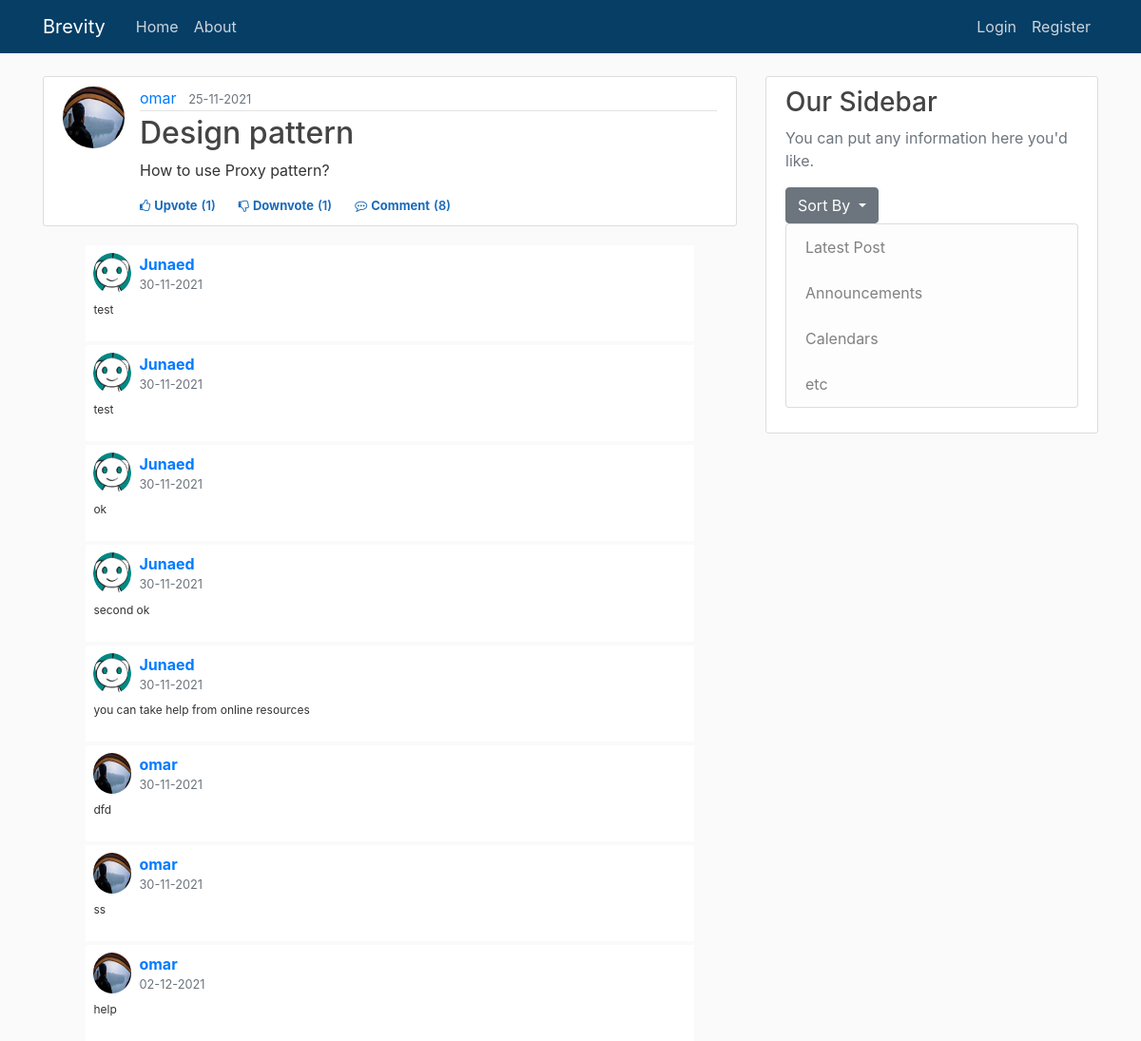
/post/1, run on an earlier commit of the app's database.
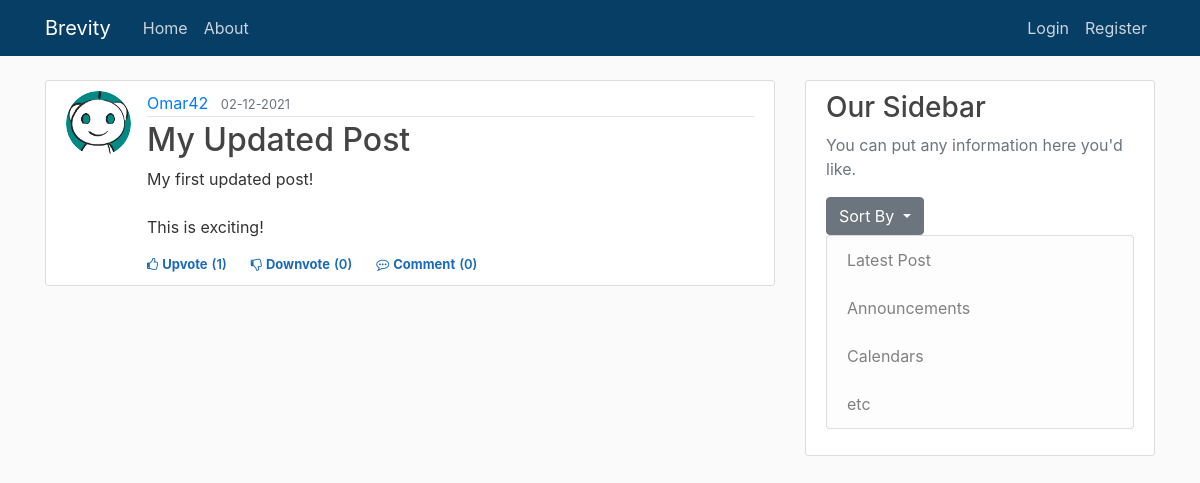
And on a later commit of the database.
### brevity/models.py (models this page shows, shortened)
class User(db.Model, UserMixin):
    id = db.Column(db.Integer, primary_key=True)
    username = db.Column(db.String(20), unique=True, nullable=False)
    email = db.Column(db.String(120), unique=True, nullable=False)
    image_file = db.Column(db.String(20), nullable=False, default='default.jpg')
    password = db.Column(db.String(60), nullable=False)
    posts = db.relationship('Post', backref='author', lazy=True)                    #By default SQLAlchemy guess the relationship to be one to many as posts returns a list of post.
    upvoted = db.relationship('Upvote', foreign_keys='Upvote.user_id', backref='user', lazy='dynamic')
    downvoted = db.relationship('Downvote', foreign_keys='Downvote.user_id', backref='user', lazy='dynamic')
    commented = db.relationship('Comment', backref='author', lazy=True)

class Post(db.Model):
    id = db.Column(db.Integer, primary_key=True)
    title = db.Column(db.String(100), nullable=False)
    date_posted = db.Column(db.DateTime, nullable=False, default=datetime.utcnow)
    content = db.Column(db.Text, nullable=False)
    user_id = db.Column(db.Integer, db.ForeignKey('user.id'), nullable=False)
    tags = db.relationship('Tag', backref='post', cascade="all, delete", lazy='dynamic')
    upvotes = db.relationship('Upvote', backref='post', lazy='dynamic')
    downvotes = db.relationship('Downvote', backref='post', lazy='dynamic')
    comments = db.relationship('Comment', backref='post', lazy='dynamic')
    resources = db.relationship('ResourceFile', backref='post', lazy='dynamic')

class Comment(db.Model):
    id = db.Column(db.Integer, nullable=False, primary_key = True)
    date_posted = db.Column(db.DateTime, nullable=False, default=datetime.utcnow)
    content = db.Column(db.Text, nullable=False)
    user_id = db.Column(db.Integer, db.ForeignKey('user.id'))
    post_id = db.Column(db.Integer, db.ForeignKey('post.id'))

### brevity/posts/routes.py (the view)
@posts.route("/post/<int:post_id>", methods=['GET', 'POST'])            #'int:' imposes that post_id must be int.
def post(post_id):
    form = CommentForm()
    post = Post.query.get_or_404(post_id)                               #get(id) is used to query the db through Primary key.
    comments = Comment.query.filter_by(post_id = post_id)
    if form.validate_on_submit():
        comment = Comment(content=form.content.data, author=current_user, post_id=post_id)
        db.session.add(comment)
        db.session.commit()
        flash('Your comment has been posted', 'success')
        return redirect(url_for('posts.post', post_id=post.id))
    return render_template('post.html', title="post.title",form = form, post=post, comments = comments)

### brevity/templates/post.html (shortened to what the changed rows need)
{% extends "layout.html" %}
{% block content %}
    <article class="media content-section">
        <img class="rounded-circle article-img" src="{{ url_for('static', filename = 'profile_pics/' + post.author.image_file)}}">
        <div class="media-body">
            <div class="article-metadata">
                <a class="mr-2" href="{{ url_for('users.user_posts', username=post.author.username) }}">{{ post.author.username }}</a>
                <small class="text-muted">{{ post.date_posted.strftime('%d-%m-%Y') }}</small>
            </div>
            <h2 class="article-title">{{ post.title }}</h2>
            <p class="article-content">{{ post.content }}</p>
            <div>
                {% if current_user.is_authenticated %}
                    <div class="d-flex flex-row fs-12" id="vote{{post.id}}">
                        {% if not current_user.has_upvoted_post(post) %}
                            <div class="like cursor votestyle vote" post_id="{{post.id}}" action="upvote"><i class="fa fa-thumbs-o-up"></i><span class="ml-1">Upvote</span></div>
                            <div class="like vote_count" ><span class="ml-1 mr-4">({{post.upvotes.count()}})</span></div>
                        {% else %}
                            <div class="like cursor upvotedstyle vote" post_id="{{post.id}}" action="upvote"><i class="fa fa-thumbs-o-up"></i><span class="ml-1">Upvoted</span></div>
                            <div class="like upvoted_count" ><span class="ml-1 mr-4">({{post.upvotes.count()}})</span></div>
                        {% endif %}
                        {% if not current_user.has_downvoted_post(post) %}
                            <div class="like downvotecursor votestyle vote" post_id="{{post.id}}" action="downvote"><i class="fa fa-thumbs-o-down"></i><span class="ml-1">Downvote</span></div>
                            <div class="like vote_count"><span class="ml-1 mr-4">({{post.downvotes.count()}})</span></div>
                        {% else %}
                            <div class="like downvotecursor downvotedstyle vote" post_id="{{post.id}}" action="downvote"><i class="fa fa-thumbs-o-down"></i><span class="ml-1">Downvoted</span></div>
                            <div class="like downvoted_count"><span class="ml-1 mr-4">({{post.downvotes.count()}})</span></div>
                        {% endif %}
                        <div class="like cursor comment"><i class="fa fa-commenting-o"></i><span class="ml-1"><a class="mr-1 like cursor comment" href="{{ url_for('posts.post', post_id=post.id) }}">Comment</a></span></div>
                        <div class="like comment_count"><span class="ml-0">({{post.comments.count()}})</span></div>
                    </div>
                {% else %}
                    <div class="d-flex flex-row fs-12">
                        <div class="like cursor unauthorised_upvote"><i class="fa fa-thumbs-o-up"></i><span class="ml-1"><a class="like cursor unauthorised_upvote" href="{{ url_for('posts.vote_action', post_id=post.id, action='unauthorized_upvote')}}">Upvote</a></span></div>
                        <div class="like vote_count" ><span class="ml-1 mr-4">({{post.upvotes.count()}})</span></div>
                        <div class="like downvotecursor unauthorised_downvote"><i class="fa fa-thumbs-o-down"></i><span class="ml-1"><a class="like downvotecursor unauthorised_downvote" href="{{ url_for('posts.vote_action', post_id=post.id, action='unauthorized_downvote')}}">Downvote</a></span></div>
                        <div class="like vote_count"><span class="ml-1 mr-4">({{post.downvotes.count()}})</span></div>
                        <div class="like cursor comment"><i class="fa fa-commenting-o"></i><span class="ml-1"><a class="mr-1 like cursor comment" href="{{ url_for('posts.post', post_id=post.id) }}">Comment</a></span></div>
                        <div class="like comment_count"><span class="ml-0">({{post.comments.count()}})</span></div>
                    </div>
                {% endif %}
            </div>
        </div>
    </article>
    {% for comment in comments %}
    <div class="container mt-1">
        <div class="d-flex justify-content-center row">
            <div class="col-md-11">
                <div class="d-flex flex-column comment-section">
                    <div class="bg-white p-2">
                        <div class="d-flex flex-row user-info"><img class="rounded-circle" src="{{ url_for('static', filename = 'profile_pics/' + comment.author.image_file)}}" width="40">
                            <div class="d-flex flex-column justify-content-start ml-2"><span class="d-block font-weight-bold name">{{comment.author.username}}</span><small class="text-muted">{{comment.date_posted.strftime('%d-%m-%Y')}}</small></div>
                        </div>
                        <div class="mt-2">
                            <p class="comment-text">{{comment.content}}</p>
                        </div>
                    </div>
                </div>
            </div>
        </div>
    </div>
    {% endfor %}
{% endblock content %}

What changed in the data, as far as the page shows it:
removed Comment: image_file (placeholder picture), author.username "Junaed", date_posted "30-11-2021", content "test"
removed Comment: image_file (placeholder picture), author.username "Junaed", date_posted "30-11-2021", content "test"
removed Comment: image_file (placeholder picture), author.username "Junaed", date_posted "30-11-2021", content "ok"
removed Comment: image_file (placeholder picture), author.username "Junaed", date_posted "30-11-2021", content "second ok"
removed Comment: image_file (placeholder picture), author.username "Junaed", date_posted "30-11-2021", content "you can take help from online resources"
removed Comment: image_file (picture), author.username "omar", date_posted "30-11-2021", content "dfd"
removed Comment: image_file (picture), author.username "omar", date_posted "30-11-2021", content "ss"
removed Comment: image_file (picture), author.username "omar", date_posted "02-12-2021", content "help"
changed User: image_file: picture removed, a placeholder shows; author.username "omar" → "Omar42"
changed Post: date_posted "25-11-2021" → "02-12-2021"; title "Design pattern" → "My Updated Post"; content "How to use Proxy pattern?" → "My first updated post! This is exciting!"
Also different on the page:
{{ post.downvotes.count() }}: "1" → "0"
{{ post.comments.count() }}: "8" → "0"
